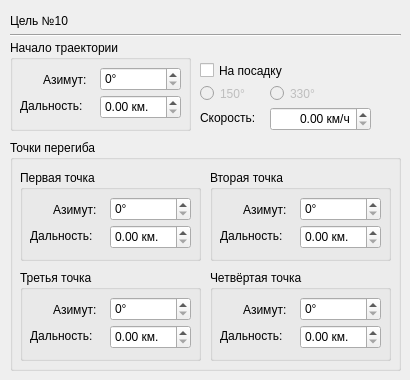
     <widget class="QWidget" name="Target10">
      <widget class="QLabel" name="label_10">
       <property name="geometry">
        <rect>
         <x>10</x>
         <y>10</y>
         <width>91</width>
         <height>21</height>
        </rect>
       </property>
       <property name="text">
        <string>Цель №10</string>
       </property>
      </widget>
      <widget class="Line" name="line_10">
       <property name="geometry">
        <rect>
         <x>10</x>
         <y>27</y>
         <width>391</width>
         <height>16</height>
        </rect>
       </property>
       <property name="orientation">
        <enum>Qt::Horizontal</enum>
       </property>
      </widget>
      <widget class="QGroupBox" name="TargetExtremums_10">
       <property name="geometry">
        <rect>
         <x>10</x>
         <y>140</y>
         <width>391</width>
         <height>231</height>
        </rect>
       </property>
       <property name="title">
        <string>Точки перегиба</string>
       </property>
       <widget class="QGroupBox" name="TargetExtremumFirst_10">
        <property name="geometry">
         <rect>
          <x>10</x>
          <y>30</y>
          <width>181</width>
          <height>91</height>
         </rect>
        </property>
        <property name="title">
         <string>Первая точка</string>
        </property>
        <widget class="QLabel" name="LabelTargetAzimuthFinish_45">
         <property name="geometry">
          <rect>
           <x>33</x>
           <y>32</y>
           <width>57</width>
           <height>15</height>
          </rect>
         </property>
         <property name="text">
          <string>Азимут:</string>
         </property>
        </widget>
        <widget class="QSpinBox" name="TargetAzimuthExtremumFirst_10">
         <property name="geometry">
          <rect>
           <x>90</x>
           <y>27</y>
           <width>81</width>
           <height>24</height>
          </rect>
         </property>
         <property name="suffix">
          <string>°</string>
         </property>
        </widget>
        <widget class="QLabel" name="LabelTargetRangeFinish_45">
         <property name="geometry">
          <rect>
           <x>10</x>
           <y>58</y>
           <width>71</width>
           <height>16</height>
          </rect>
         </property>
         <property name="text">
          <string>Дальность:</string>
         </property>
        </widget>
        <widget class="QDoubleSpinBox" name="TargetRangeExtremumFirst_10">
         <property name="geometry">
          <rect>
           <x>90</x>
           <y>55</y>
           <width>81</width>
           <height>24</height>
          </rect>
         </property>
         <property name="suffix">
          <string> км.</string>
         </property>
        </widget>
       </widget>
       <widget class="QGroupBox" name="TargetExtremumSecond_10">
        <property name="geometry">
         <rect>
          <x>200</x>
          <y>30</y>
          <width>181</width>
          <height>91</height>
         </rect>
        </property>
        <property name="title">
         <string>Вторая точка</string>
        </property>
        <widget class="QLabel" name="LabelTargetAzimuthFinish_46">
         <property name="geometry">
          <rect>
           <x>33</x>
           <y>32</y>
           <width>57</width>
           <height>15</height>
          </rect>
         </property>
         <property name="text">
          <string>Азимут:</string>
         </property>
        </widget>
        <widget class="QSpinBox" name="TargetAzimuthExtremumSecond_10">
         <property name="geometry">
          <rect>
           <x>90</x>
           <y>27</y>
           <width>81</width>
           <height>24</height>
          </rect>
         </property>
         <property name="suffix">
          <string>°</string>
         </property>
        </widget>
        <widget class="QLabel" name="LabelTargetRangeFinish_46">
         <property name="geometry">
          <rect>
           <x>10</x>
           <y>58</y>
           <width>71</width>
           <height>16</height>
          </rect>
         </property>
         <property name="text">
          <string>Дальность:</string>
         </property>
        </widget>
        <widget class="QDoubleSpinBox" name="TargetRangeExtremumSecond_10">
         <property name="geometry">
          <rect>
           <x>90</x>
           <y>55</y>
           <width>81</width>
           <height>24</height>
          </rect>
         </property>
         <property name="suffix">
          <string> км.</string>
         </property>
        </widget>
       </widget>
       <widget class="QGroupBox" name="TargetExtremumThird_10">
        <property name="geometry">
         <rect>
          <x>10</x>
          <y>130</y>
          <width>181</width>
          <height>91</height>
         </rect>
        </property>
        <property name="title">
         <string>Третья точка</string>
        </property>
        <widget class="QLabel" name="LabelTargetAzimuthFinish_47">
         <property name="geometry">
          <rect>
           <x>33</x>
           <y>32</y>
           <width>57</width>
           <height>15</height>
          </rect>
         </property>
         <property name="text">
          <string>Азимут:</string>
         </property>
        </widget>
        <widget class="QSpinBox" name="TargetAzimuthExtremumThird_10">
         <property name="geometry">
          <rect>
           <x>90</x>
           <y>27</y>
           <width>81</width>
           <height>24</height>
          </rect>
         </property>
         <property name="suffix">
          <string>°</string>
         </property>
        </widget>
        <widget class="QLabel" name="LabelTargetRangeFinish_47">
         <property name="geometry">
          <rect>
           <x>10</x>
           <y>58</y>
           <width>71</width>
           <height>16</height>
          </rect>
         </property>
         <property name="text">
          <string>Дальность:</string>
         </property>
        </widget>
        <widget class="QDoubleSpinBox" name="TargetRangeExtremumThird_10">
         <property name="geometry">
          <rect>
           <x>90</x>
           <y>55</y>
           <width>81</width>
           <height>24</height>
          </rect>
         </property>
         <property name="suffix">
          <string> км.</string>
         </property>
        </widget>
       </widget>
       <widget class="QGroupBox" name="TargetExtremumFourth_10">
        <property name="geometry">
         <rect>
          <x>200</x>
          <y>130</y>
          <width>181</width>
          <height>91</height>
         </rect>
        </property>
        <property name="title">
         <string>Четвёртая точка</string>
        </property>
        <widget class="QLabel" name="LabelTargetAzimuthFinish_48">
         <property name="geometry">
          <rect>
           <x>33</x>
           <y>32</y>
           <width>57</width>
           <height>15</height>
          </rect>
         </property>
         <property name="text">
          <string>Азимут:</string>
         </property>
        </widget>
        <widget class="QSpinBox" name="TargetAzimuthExtremumFourth_10">
         <property name="geometry">
          <rect>
           <x>90</x>
           <y>27</y>
           <width>81</width>
           <height>24</height>
          </rect>
         </property>
         <property name="suffix">
          <string>°</string>
         </property>
        </widget>
        <widget class="QLabel" name="LabelTargetRangeFinish_48">
         <property name="geometry">
          <rect>
           <x>10</x>
           <y>58</y>
           <width>71</width>
           <height>16</height>
          </rect>
         </property>
         <property name="text">
          <string>Дальность:</string>
         </property>
        </widget>
        <widget class="QDoubleSpinBox" name="TargetRangeExtremumFourth_10">
         <property name="geometry">
          <rect>
           <x>90</x>
           <y>55</y>
           <width>81</width>
           <height>24</height>
          </rect>
         </property>
         <property name="suffix">
          <string> км.</string>
         </property>
        </widget>
       </widget>
      </widget>
      <widget class="QGroupBox" name="TargetStart_10">
       <property name="geometry">
        <rect>
         <x>10</x>
         <y>40</y>
         <width>181</width>
         <height>91</height>
        </rect>
       </property>
       <property name="title">
        <string>Начало траектории</string>
       </property>
       <widget class="QLabel" name="LabelTargetAzimuthStart_12">
        <property name="geometry">
         <rect>
          <x>33</x>
          <y>32</y>
          <width>57</width>
          <height>15</height>
         </rect>
        </property>
        <property name="text">
         <string>Азимут:</string>
        </property>
       </widget>
       <widget class="QSpinBox" name="TargetAzimuthStart_12">
        <property name="geometry">
         <rect>
          <x>90</x>
          <y>27</y>
          <width>81</width>
          <height>24</height>
         </rect>
        </property>
        <property name="suffix">
         <string>°</string>
        </property>
       </widget>
       <widget class="QLabel" name="LabelTargetRangeStart_12">
        <property name="geometry">
         <rect>
          <x>10</x>
          <y>58</y>
          <width>71</width>
          <height>16</height>
         </rect>
        </property>
        <property name="text">
         <string>Дальность:</string>
        </property>
       </widget>
       <widget class="QDoubleSpinBox" name="TargetRangeStart_12">
        <property name="geometry">
         <rect>
          <x>90</x>
          <y>55</y>
          <width>81</width>
          <height>24</height>
         </rect>
        </property>
        <property name="suffix">
         <string> км.</string>
        </property>
       </widget>
      </widget>
      <widget class="QCheckBox" name="TargetGoHome_10">
       <property name="geometry">
        <rect>
         <x>200</x>
         <y>60</y>
         <width>91</width>
         <height>21</height>
        </rect>
       </property>
       <property name="text">
        <string>На посадку</string>
       </property>
      </widget>
      <widget class="QDoubleSpinBox" name="TargetSpeed_10">
       <property name="geometry">
        <rect>
         <x>270</x>
         <y>107</y>
         <width>101</width>
         <height>24</height>
        </rect>
       </property>
       <property name="alignment">
        <set>Qt::AlignRight|Qt::AlignTrailing|Qt::AlignVCenter</set>
       </property>
       <property name="suffix">
        <string> км/ч</string>
       </property>
      </widget>
      <widget class="QLabel" name="LabelSpeedTarget_10">
       <property name="geometry">
        <rect>
         <x>200</x>
         <y>110</y>
         <width>71</width>
         <height>16</height>
        </rect>
       </property>
       <property name="text">
        <string>Скорость:</string>
       </property>
      </widget>
      <widget class="QRadioButton" name="TargetGoHome150_10">
       <property name="enabled">
        <bool>false</bool>
       </property>
       <property name="geometry">
        <rect>
         <x>200</x>
         <y>83</y>
         <width>51</width>
         <height>21</height>
        </rect>
       </property>
       <property name="text">
        <string>150°</string>
       </property>
      </widget>
      <widget class="QRadioButton" name="TargetGoHome330_10">
       <property name="enabled">
        <bool>false</bool>
       </property>
       <property name="geometry">
        <rect>
         <x>270</x>
         <y>83</y>
         <width>51</width>
         <height>21</height>
        </rect>
       </property>
       <property name="text">
        <string>330°</string>
       </property>
      </widget>
     </widget>
